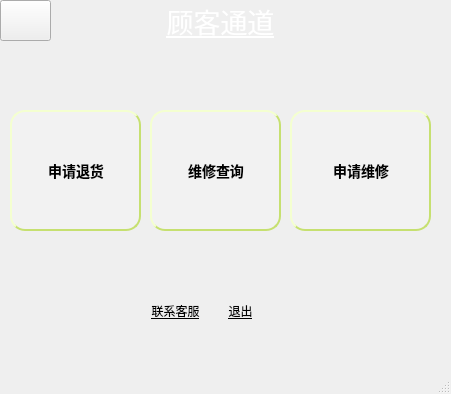
<?xml version="1.0" encoding="UTF-8"?>
<ui version="4.0">
 <class>MainWindow2</class>
 <widget class="QMainWindow" name="MainWindow2">
  <property name="geometry">
   <rect>
    <x>0</x>
    <y>0</y>
    <width>451</width>
    <height>394</height>
   </rect>
  </property>
  <property name="windowTitle">
   <string>MainWindow</string>
  </property>
  <property name="styleSheet">
   <string notr="true">
 background-color: qlineargradient(x1:0, y1:0, x2:1, y2:1,
stop:0 #ffffff,stop:1 #ffffff);</string>
  </property>
  <widget class="QWidget" name="centralwidget">
   <widget class="QPushButton" name="pushButton_4">
    <property name="geometry">
     <rect>
      <x>150</x>
      <y>110</y>
      <width>131</width>
      <height>121</height>
     </rect>
    </property>
    <property name="styleSheet">
     <string notr="true">QPushButton:hover {
background-color: #91c46c;

}

QPushButton {
background-color: #ffffff;
color: #ffffff;
color: black;
                    /* 文字颜色 */
background-color: #f2f2f2;       /* 背景色 */
border-style: outset;            /* 边框风格 */
border-width: 2px;               /* 边框宽度 */
border-radius: 5px;              /* 边框圆角 */
border-color: #c6e070;           /* 边框颜色 */
font: bold 14px;                 /* 字体 */
min-width: 2em;                  /* 控件最小宽度 */
min-height: 2px;                 /* 控件最小高度 */
font-family: 宋体;            /* 字库 */
padding: 5px;                    /* 内边距 */
padding-left:6px;                /* 文字横向偏移 */
padding-top:6px;                 /* 文字纵向偏移 */
border-radius:15px
}

</string>
    </property>
    <property name="text">
     <string>维修查询</string>
    </property>
   </widget>
   <widget class="QLabel" name="label">
    <property name="geometry">
     <rect>
      <x>-10</x>
      <y>0</y>
      <width>461</width>
      <height>41</height>
     </rect>
    </property>
    <property name="font">
     <font>
      <pointsize>20</pointsize>
      <italic>false</italic>
      <underline>true</underline>
     </font>
    </property>
    <property name="styleSheet">
     <string notr="true">
 background-color: qlineargradient(x1:0, y1:0, x2:1, y2:1,
stop:0 #91c46c,stop:1#91c46c);
 
color: white; </string>
    </property>
    <property name="text">
     <string>顾客通道</string>
    </property>
    <property name="alignment">
     <set>Qt::AlignCenter</set>
    </property>
   </widget>
   <widget class="QPushButton" name="pushButton_5">
    <property name="geometry">
     <rect>
      <x>140</x>
      <y>300</y>
      <width>71</width>
      <height>21</height>
     </rect>
    </property>
    <property name="styleSheet">
     <string notr="true">
 background-color: qlineargradient(x1:0, y1:0, x2:1, y2:1,
stop:0 #ffffff,stop:1 #ffffff);
 
 text-decoration:underline;

 
;border-radius:15px</string>
    </property>
    <property name="text">
     <string>联系客服</string>
    </property>
   </widget>
   <widget class="QPushButton" name="pushButton">
    <property name="geometry">
     <rect>
      <x>210</x>
      <y>300</y>
      <width>61</width>
      <height>21</height>
     </rect>
    </property>
    <property name="styleSheet">
     <string notr="true">
 background-color: qlineargradient(x1:0, y1:0, x2:1, y2:1,
stop:0 #ffffff,stop:1 #ffffff);
 
 text-decoration:underline;
border-radius:15px</string>
    </property>
    <property name="text">
     <string>退出</string>
    </property>
   </widget>
   <widget class="QPushButton" name="pushButton_2">
    <property name="geometry">
     <rect>
      <x>10</x>
      <y>110</y>
      <width>131</width>
      <height>121</height>
     </rect>
    </property>
    <property name="styleSheet">
     <string notr="true">QPushButton:hover {
background-color: #91c46c;

}

QPushButton {
background-color: #ffffff;
color: #ffffff;
color: black;
                    /* 文字颜色 */
background-color: #f2f2f2;       /* 背景色 */
border-style: outset;            /* 边框风格 */
border-width: 2px;               /* 边框宽度 */
border-radius: 5px;              /* 边框圆角 */
border-color: #c6e070;           /* 边框颜色 */
font: bold 14px;                 /* 字体 */
min-width: 2em;                  /* 控件最小宽度 */
min-height: 2px;                 /* 控件最小高度 */
font-family: 宋体;            /* 字库 */
padding: 5px;                    /* 内边距 */
padding-left:6px;                /* 文字横向偏移 */
padding-top:6px;                 /* 文字纵向偏移 */
border-radius:15px
}

</string>
    </property>
    <property name="text">
     <string>申请退货</string>
    </property>
   </widget>
   <widget class="QPushButton" name="pushButton_3">
    <property name="geometry">
     <rect>
      <x>290</x>
      <y>110</y>
      <width>141</width>
      <height>121</height>
     </rect>
    </property>
    <property name="styleSheet">
     <string notr="true">QPushButton:hover {
background-color: #91c46c;

}

QPushButton {
background-color: #ffffff;
color: #ffffff;
color: black;
                    /* 文字颜色 */
background-color: #f2f2f2;       /* 背景色 */
border-style: outset;            /* 边框风格 */
border-width: 2px;               /* 边框宽度 */
border-radius: 5px;              /* 边框圆角 */
border-color: #c6e070;           /* 边框颜色 */
font: bold 14px;                 /* 字体 */
min-width: 2em;                  /* 控件最小宽度 */
min-height: 2px;                 /* 控件最小高度 */
font-family: 宋体;            /* 字库 */
padding: 5px;                    /* 内边距 */
padding-left:6px;                /* 文字横向偏移 */
padding-top:6px;                 /* 文字纵向偏移 */
border-radius:15px
}

</string>
    </property>
    <property name="text">
     <string>申请维修</string>
    </property>
   </widget>
   <widget class="QPushButton" name="pushButton_6">
    <property name="geometry">
     <rect>
      <x>0</x>
      <y>0</y>
      <width>51</width>
      <height>41</height>
     </rect>
    </property>
    <property name="styleSheet">
     <string notr="true">QPushButton{
border-image: url(:/Desktop/10.png);


 background-color: qlineargradient(x1:0, y1:0, x2:1, y2:1,
stop:0 #91c46c,stop:1#91c46c);
 
}


 

</string>
    </property>
    <property name="text">
     <string/>
    </property>
   </widget>
   <widget class="QLabel" name="label_2">
    <property name="geometry">
     <rect>
      <x>-10</x>
      <y>330</y>
      <width>191</width>
      <height>31</height>
     </rect>
    </property>
    <property name="styleSheet">
     <string notr="true">
 background-color: qlineargradient(x1:0, y1:0, x2:1, y2:1,
stop:0 #f2f2f2,stop:1 #f2f2f2);
 </string>
    </property>
    <property name="text">
     <string/>
    </property>
   </widget>
   <widget class="QLabel" name="label_3">
    <property name="geometry">
     <rect>
      <x>180</x>
      <y>330</y>
      <width>101</width>
      <height>31</height>
     </rect>
    </property>
    <property name="styleSheet">
     <string notr="true">
 background-color: qlineargradient(x1:0, y1:0, x2:1, y2:1,
stop:0 #c6e070,stop:1#c6e070);
 </string>
    </property>
    <property name="text">
     <string/>
    </property>
   </widget>
   <widget class="QLabel" name="label_4">
    <property name="geometry">
     <rect>
      <x>280</x>
      <y>330</y>
      <width>71</width>
      <height>31</height>
     </rect>
    </property>
    <property name="styleSheet">
     <string notr="true">
 background-color: qlineargradient(x1:0, y1:0, x2:1, y2:1,
stop:0 #91c46c,stop:1#91c46c);
 </string>
    </property>
    <property name="text">
     <string/>
    </property>
   </widget>
   <widget class="QLabel" name="label_5">
    <property name="geometry">
     <rect>
      <x>350</x>
      <y>330</y>
      <width>61</width>
      <height>31</height>
     </rect>
    </property>
    <property name="styleSheet">
     <string notr="true">
 background-color: qlineargradient(x1:0, y1:0, x2:1, y2:1,
stop:0 #1c344c,stop:1#1c344c);
 </string>
    </property>
    <property name="text">
     <string/>
    </property>
   </widget>
   <widget class="QLabel" name="label_6">
    <property name="geometry">
     <rect>
      <x>410</x>
      <y>330</y>
      <width>54</width>
      <height>31</height>
     </rect>
    </property>
    <property name="styleSheet">
     <string notr="true">
 background-color: qlineargradient(x1:0, y1:0, x2:1, y2:1,
stop:0 #287d7d,stop:1#287d7d);
 </string>
    </property>
    <property name="text">
     <string/>
    </property>
   </widget>
  </widget>
  <widget class="QMenuBar" name="menubar">
   <property name="geometry">
    <rect>
     <x>0</x>
     <y>0</y>
     <width>451</width>
     <height>23</height>
    </rect>
   </property>
  </widget>
  <widget class="QStatusBar" name="statusbar"/>
 </widget>
 <resources/>
 <connections/>
</ui>
